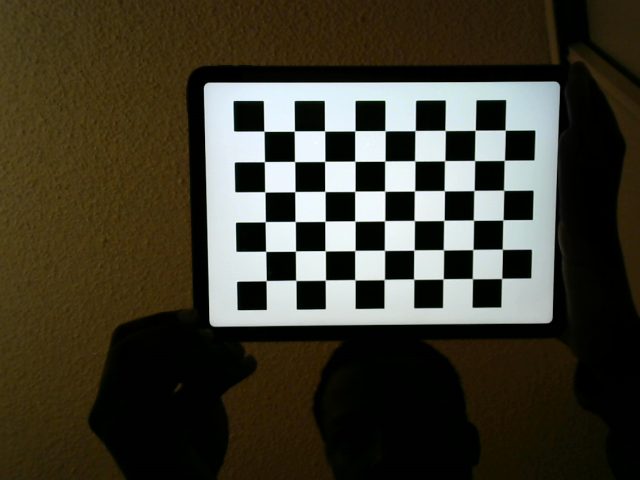
#> input picture stereo_vision/images/stereoLeft/imageL0.png, 640 x 480 px; its folder holds 4 pictures in this run
$ python stereo_camera_calibration.py   (older library calls are emulated)
#> lines starting #> are read from the running program, lines starting #| are printed output that depends on the picture; after the words box and inside, x2 and y2 are one past the last pixel; in counts of white or black regions, pixels touching at a corner belong together; pictures that were not available may be replaced by others from this repository, and a replacement may not be noted
import cv2
import numpy as np
import cv2 as cv
import glob

############ FIND CHESSBOARD CORNERS - OBJECT POINTS AND IMAGE POINTS ##################

chessboardSize = (9, 6)
frameSize = (640, 480)

# termination criteria
criteria = (cv.TERM_CRITERIA_EPS + cv.TERM_CRITERIA_MAX_ITER, 30, 0.001)

# prepare object points, like (0,0,0), (1,0,0), (2,0,0) ....,(6,5,0)
objp = np.zeros((chessboardSize[0] * chessboardSize[1], 3), np.float32)
objp[:, :2] = np.mgrid[0:chessboardSize[0], 0:chessboardSize[1]].T.reshape(-1, 2)

size_of_chessboard_squares_mm = 20
objp = objp * size_of_chessboard_squares_mm

# Arrays to store object points and image points from all the images.
objPoints = []  # 3d point in real world space
imgPointsL = []  # 2d points in image plane.
imgPointsR = []  # 2d points in image plane.

imagesLeft = sorted(glob.glob('./images/stereoLeft/*.png'))
imagesRight = sorted(glob.glob('./images/stereoRight/*.png'))

for imgLeft, imgRight in zip(imagesLeft, imagesRight):

    imgL = cv.imread(imgLeft)
#> imgL is the input picture: shape (480, 640, 3); mean B, G, R 46.5, 59.9, 63.2
    imgR = cv.imread(imgRight)
    # print(imgL.shape, imgR.shape)
    grayL = cv.cvtColor(imgL, cv.COLOR_BGR2GRAY)
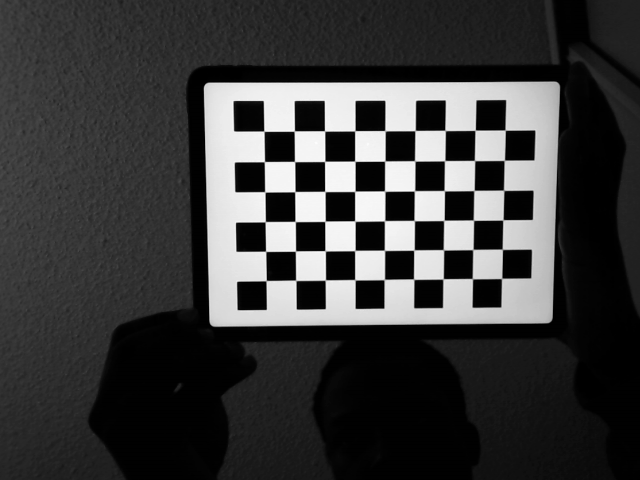
#> grayL: shape (480, 640); min 0, max 254, mean 59.4
    grayR = cv.cvtColor(imgR, cv.COLOR_BGR2GRAY)

    # Find the chess board corners
    retL, cornersL = cv.findChessboardCorners(grayL, chessboardSize,
                                              cv2.CALIB_CB_ADAPTIVE_THRESH | cv2.CALIB_CB_FILTER_QUADS)
#> retL = True; cornersL = 54 rows, first 8: [263.9, 131.2], [294.3, 131], [324.6, 130.9], [354.8, 130.8], [385.1, 130.8], [415, 130.5], [445.1, 130.4], [475.1, 130.3]
    retR, cornersR = cv.findChessboardCorners(grayR, chessboardSize,
                                              cv2.CALIB_CB_ADAPTIVE_THRESH | cv2.CALIB_CB_FILTER_QUADS)
#> retR = True; cornersR has the same summary as cornersL

    # If found, add object points, image points (after refining them)
    if retL and retR == True:
        objPoints.append(objp)

        cornersL = cv.cornerSubPix(grayL, cornersL, (11, 11), (-1, -1), criteria)
#> cornersL = 54 rows, first 8: [263.9, 131.2], [294.3, 131.1], [324.6, 130.9], [354.8, 130.8], [385, 130.7], [415.1, 130.6], [445.1, 130.5], [475.2, 130.3]
        imgPointsL.append(cornersL)

        cornersR = cv.cornerSubPix(grayR, cornersR, (11, 11), (-1, -1), criteria)
#> cornersR has the same summary as cornersL
        imgPointsR.append(cornersR)

        # Draw and display the corners
        cv.drawChessboardCorners(imgL, chessboardSize, cornersL, retL)
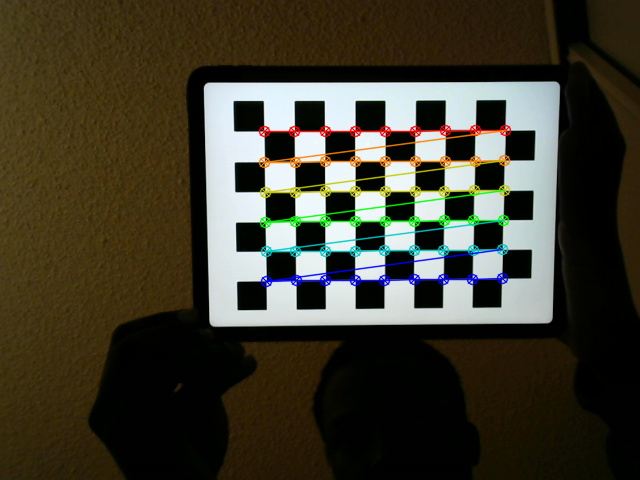
#> imgL: shape (480, 640, 3); 3.87% of pixels changed, all inside (x1, y1, x2, y2) = (258, 124, 512, 288)
        cv.imshow('img left', imgL)
        cv.drawChessboardCorners(imgR, chessboardSize, cornersR, retR)
        cv.imshow('img right', imgR)
        cv.waitKey(1000)

cv.destroyAllWindows()

############## CALIBRATION #######################################################
# print(imgL.shape, imgR.shape)
retL, cameraMatrixL, distL, rvecsL, tvecsL = cv.calibrateCamera(objPoints, imgPointsL, frameSize, None, None)
#> retL = 0.042; cameraMatrixL = [[617.2, 0, 319.8], [0, 613, 256.2], [0, 0, 1]]; distL = [[0.0175, -0.185, -0.000135, 0.00152, 1.06]]; rvecsL = ([0.0964, -0.0272, -0.00753],); tvecsL = ([-36.86, -82.93, 406.9],)
heightL, widthL, channelsL = imgL.shape
#> heightL = 480; widthL = 640; channelsL = 3
newCameraMatrixL, roi_L = cv.getOptimalNewCameraMatrix(cameraMatrixL, distL, (widthL, heightL), 1, (widthL, heightL))
#> newCameraMatrixL = [[624, 0, 320.5], [0, 614.5, 256], [0, 0, 1]]; roi_L = (11, 11, 617, 460)

retR, cameraMatrixR, distR, rvecsR, tvecsR = cv.calibrateCamera(objPoints, imgPointsR, frameSize, None, None)
#> retR = 0.042; cameraMatrixR = [[617.2, 0, 319.8], [0, 613, 256.2], [0, 0, 1]]; distR = [[0.0175, -0.185, -0.000135, 0.00152, 1.06]]; rvecsR = ([0.0964, -0.0272, -0.00753],); tvecsR = ([-36.86, -82.93, 406.9],)
heightR, widthR, channelsR = imgR.shape
#> heightR = 480; widthR = 640; channelsR = 3
newCameraMatrixR, roi_R = cv.getOptimalNewCameraMatrix(cameraMatrixR, distR, (widthR, heightR), 1, (widthR, heightR))
#> newCameraMatrixR = [[624, 0, 320.5], [0, 614.5, 256], [0, 0, 1]]; roi_R = (11, 11, 617, 460)

########## Stereo Vision Calibration #############################################
flag = 0
# flags |= cv.CALIB_FIX_INTRINSIC
flag |= cv2.CALIB_USE_INTRINSIC_GUESS
# Here we fix the intrinsic camara matrixes so that only Rot, Trns, Emat and Fmat are calculated.
# Hence intrinsic parameters are the same

criteria_stereo = (cv.TERM_CRITERIA_EPS + cv.TERM_CRITERIA_MAX_ITER, 30, 0.001)

# This step is performed to transformation between the two cameras and calculate Essential and Fundamenatl matrix
retStereo, newCameraMatrixL, distL, newCameraMatrixR, distR, rot, trans, essentialMatrix, fundamentalMatrix = cv.stereoCalibrate(
    objPoints, imgPointsL, imgPointsR, newCameraMatrixL, distL, newCameraMatrixR, distR, (widthL, heightL),
    criteria_stereo, flag)
#> retStereo = 0.328; rot = [[1, 1.36e-10, -3.31e-10], [-1.36e-10, 1, -1.75e-10], [3.31e-10, 1.75e-10, 1]]; trans = [1.37e-07, 8.91e-08, -8.16e-08]; essentialMatrix = [[1.84e-17, 8.16e-08, 8.91e-08], [-8.16e-08, -3.51e-17, -1.37e-07], [-8.91e-08, 1.37e-07, 5.45e-18]]; fundamentalMatrix = [[5.55e-06, 25044.4, 10379781.2], [-25044.4, -1.09e-05, -18280332], [-10379781.3, 18280332, 1]]

########## Stereo Rectification #################################################
rectifyScale = 1
rectL, rectR, projMatrixL, projMatrixR, Q, roi_L, roi_R = cv.stereoRectify(newCameraMatrixL, distL, newCameraMatrixR,
                                                                           distR, (widthL, heightL), rot, trans,
                                                                           flags=cv2.CALIB_ZERO_DISPARITY, alpha=0.9)
#> rectL = [[0.751, 0.487, -0.446], [-0.487, 0.865, 0.124], [0.446, 0.124, 0.886]]; rectR has the same summary as rectL; projMatrixL = [[-880.1, 0, 738.9, 0], [0, -880.1, 131.1, 0], [0, 0, 1, 0]]; projMatrixR = [[-880.1, 0, 738.9, -0.000161], [0, -880.1, 131.1, 0], [0, 0, 1, 0]]; Q = [[1, 0, 0, -738.9], [0, 1, 0, -131.1], [0, 0, 0, -880.1], [0, 0, -5464389.5, 0]]; roi_L = (0, 0, 0, 0); roi_R = (0, 0, 0, 0)

stereoMapL_x, stereoMapL_y = cv.initUndistortRectifyMap(newCameraMatrixL, distL, rectL, projMatrixL,
                                                        (widthL, heightL), cv2.CV_32FC1)
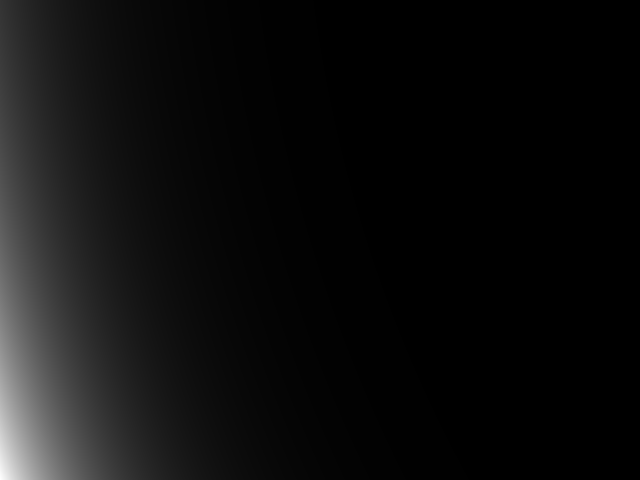
#> stereoMapL_x: shape (480, 640) float32; min 674.4, max 810208, mean 46844.8; drawn with min black and max white
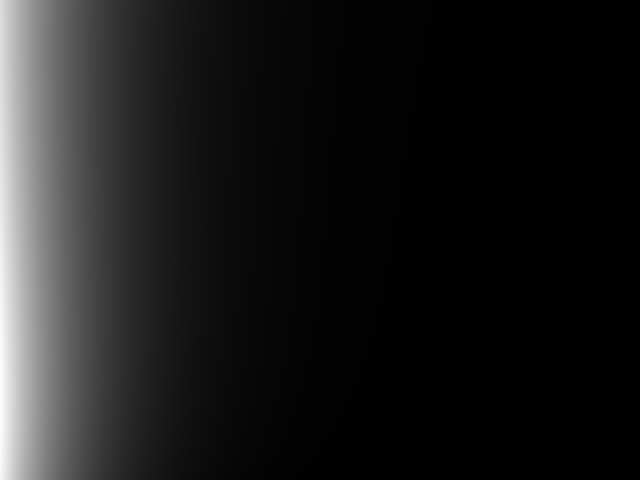
#> stereoMapL_y: shape (480, 640) float32; min -17.3, max 124685.2, mean 13832; drawn with min black and max white
stereoMapR_x, stereoMapR_y = cv.initUndistortRectifyMap(newCameraMatrixR, distR, rectR, projMatrixR,
                                                        (widthL, heightL), cv2.CV_32FC1)

print("Saving parameters!")
cv_file = cv.FileStorage('stereoMap.xml', cv.FILE_STORAGE_WRITE)

cv_file.write('stereoMapL_x', stereoMapL_x)
cv_file.write('stereoMapL_y', stereoMapL_y)
cv_file.write('stereoMapR_x', stereoMapR_x)
cv_file.write('stereoMapR_y', stereoMapR_y)
cv_file.write('Q', Q)

print(Q)
#| [[ 1.00000000e+00  0.00000000e+00  0.00000000e+00 -7.38887719e+02]
#|  [ 0.00000000e+00  1.00000000e+00  0.00000000e+00 -1.31087412e+02]
#|  [ 0.00000000e+00  0.00000000e+00  0.00000000e+00 -8.80134336e+02]
#|  [ 0.00000000e+00  0.00000000e+00 -5.46438952e+06  0.00000000e+00]]

cv_file.release()
